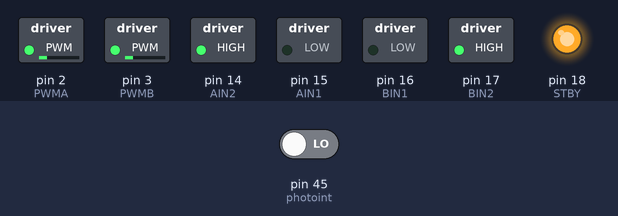
Bench run of a sketch on a simulated Arduino Mega 2560, built with avr-gcc and run on an emulated ATmega2560. Shown: switched loads named in the sketch (green lamp = pin HIGH), output pins drawn as LEDs (lit = HIGH). The inputs (shaded band) are chosen by the test bench; at power-on: pin 45 (photoint) LOW. What the sketch prints to the serial monitor is not drawn.

Above: at 1.2 s.
1.3 s: pin 45 (photoint) driven HIGH
Timing chart, 0 to 4.3 s (numbered marks = the images above; inputs shaded):
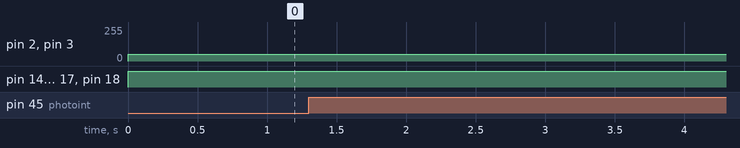

Measured:
- after the input at 1.3 s, every drawn part: stays the same

The sketch:

Lightblock.ino
```cpp
int photoint = 45; // 光遮斷器訊號輸出
int sensorRead = 0;
int lastSensorRead = 0;
int loops = 0;
int PWMA = 2;
int PWMB = 3;
int AIN1 = 15;
int AIN2 = 14;
int BIN1 = 16;
int BIN2 = 17;
int STBY = 18;

void setup() {
  // put your setup code here, to run once:
  Serial.begin(9600);          //Arduino 和電腦資料傳輸速率為 每秒 9600 bits
  pinMode(photoint, INPUT);    //Arduino 從 pin 2 讀入光遮斷器的訊號
  pinMode(PWMA, OUTPUT);
  pinMode(STBY, OUTPUT);
  pinMode(PWMB, OUTPUT);
  pinMode(AIN1, OUTPUT);
  pinMode(AIN2, OUTPUT);
  pinMode(BIN1, OUTPUT);
  pinMode(BIN2, OUTPUT);
}

void loop() {
  // put your main code here, to run repeatedly:
  MotorWriting(50 , 50);
  sensorRead = digitalRead(photoint);       //讀取光遮斷器訊號，存入變數
  if (sensorRead == 1 && lastSensorRead == 0) {
    loops = loops + 1;
    Serial.print("turning loops : ");
    Serial.print(loops);
    Serial.print("\n");
  }
  lastSensorRead = sensorRead;
}

void MotorWriting(double vL , double vR) {
   digitalWrite(STBY, HIGH);
   if(vL<0) {
      digitalWrite(AIN1,HIGH);
      digitalWrite(AIN2,LOW);
      analogWrite(PWMA , (-1)*vL);
   }
   else if(vL>=0) {
      //向前轉
      digitalWrite(AIN1,LOW);
      digitalWrite(AIN2,HIGH);
      analogWrite(PWMA , vL);
   }
   if(vR<0){
      digitalWrite(BIN1,HIGH);
      digitalWrite(BIN2,LOW);
      analogWrite(PWMB , (-1)*vR);
   }
   else if(vR>=0){
      digitalWrite(BIN1,LOW);
      digitalWrite(BIN2,HIGH);
      analogWrite(PWMB , vR);
   }
}
```
